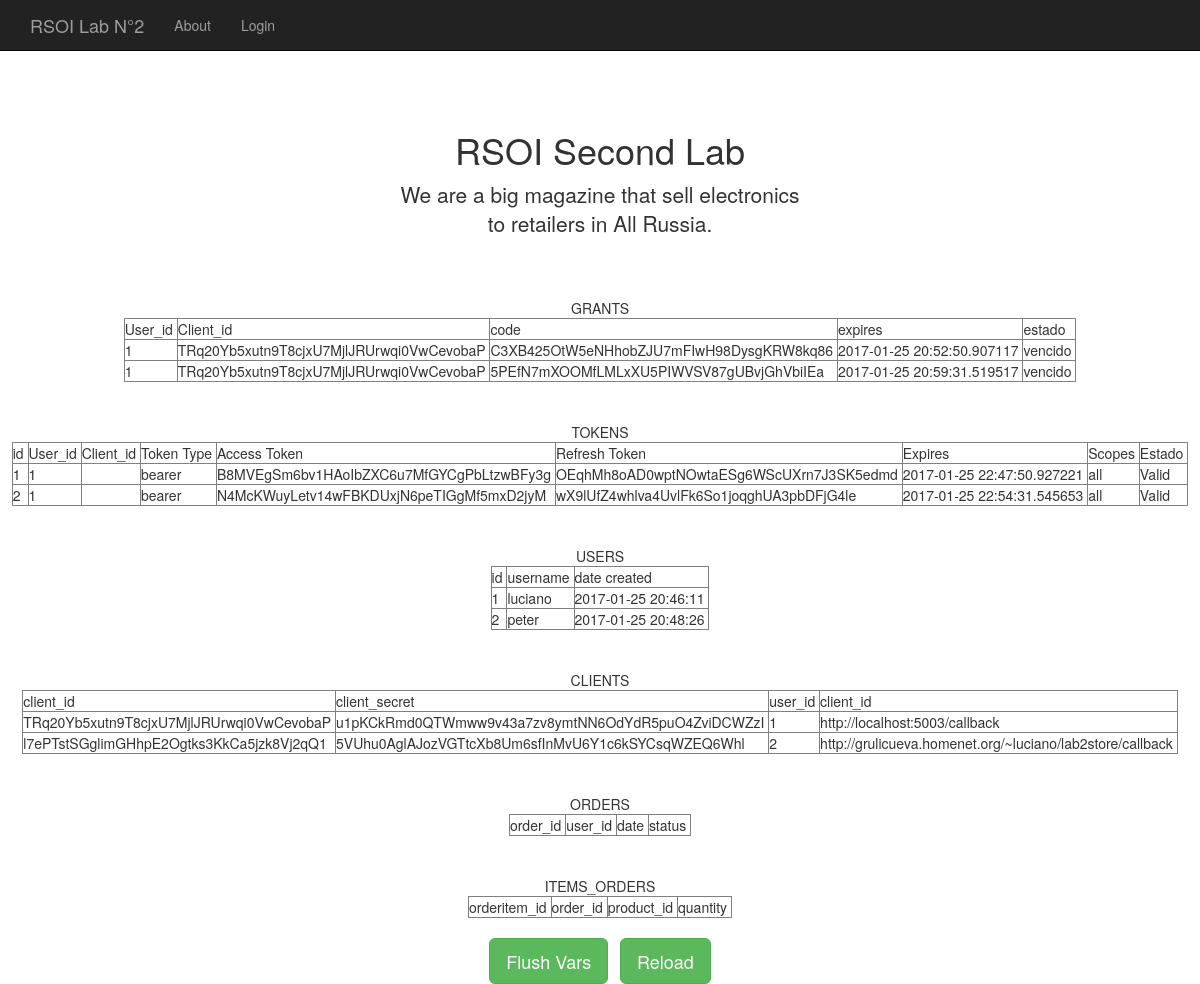
The page /api/printvars on the database its author committed.
### application.py (models this page shows, shortened)
class Grant(db.Model):
    id = db.Column(db.Integer, primary_key=True)
    user_id = db.Column(db.Integer, db.ForeignKey('users.id', ondelete='CASCADE'))
    user = db.relationship('User') # UNA RELACION CON LA CLASE USUARIO
    client_id = db.Column(db.String(40), db.ForeignKey('client.client_id'), nullable=False, )
    client = db.relationship('Client')   # UNA RELACION CON LA CLASE CLIENTE
    code = db.Column(db.String(255), index=True, nullable=False)
    redirect_uri = db.Column(db.String(255))
    expires = db.Column(db.DateTime)
    _scopes = db.Column(db.Text)

class Token(db.Model):
    id = db.Column(db.Integer, primary_key=True)
    client_id = db.Column(
        db.String(40), db.ForeignKey('client.client_id'),
        nullable=False,
    )
    client = db.relationship('Client')
    user_id = db.Column(
        db.Integer, db.ForeignKey('users.id')
    )
    user = db.relationship('User')
    token_type = db.Column(db.String(40))
    access_token = db.Column(db.String(255), unique=True)
    refresh_token = db.Column(db.String(255), unique=True)
    expires = db.Column(db.DateTime)
    _scopes = db.Column(db.Text)

class User(db.Model):
    __tablename__ = 'users'
    id = db.Column(db.Integer, primary_key=True)
    username = db.Column(db.String(32), index=True, unique=True)
    password_hash = db.Column(db.String(64))
    created = db.Column(db.DateTime)

class Client(db.Model):
    client_id = db.Column(db.String(40), primary_key=True)
    client_secret = db.Column(db.String(55), nullable=False)
    user_id = db.Column(db.Integer, db.ForeignKey('users.id'))
    user = db.relationship('User')
    _redirect_uris = db.Column(db.Text)
    _default_scopes = db.Column(db.Text)

### application.py (the view, shortened to what this page needs)
@application.route('/api/printvars')
def printvariables():
    tokensi = []
    grants = []
    usuarios = []
    clientes = []
    ordenes = []
    itemsordenes = []
    cantidad=Grant.query.count()
    ahora = datetime.now()
    if cantidad >0 :
        resultado = Grant.query.filter_by()
        entries = resultado.all()
        for entry in entries:
            if entry.expires > ahora:
                estado="valido"
            else:
                estado="vencido"
            grants.append({'user_id': entry.user_id,
                          'client_id': entry.client_id,
                          'code': entry.code,
                          'expire': entry.expires,
                          'estado': estado})
    canttoken = Token.query.count()
    if canttoken > 0:
        resultadotoken = Token.query.filter_by()
        entrytoken = resultadotoken.all()
        for entry in entrytoken:
            if entry.expires > ahora:
                estado="Valid"
            else:
                estado="Deprecated"
            tokensi.append({'id': entry.id,
                            'user_id': entry.user_id,
                            'client': entry.client_id,
                            'token_type': entry.token_type,
                            'access_token': entry.access_token,
                            'refresh_token': entry.refresh_token,
                            'expires': entry.expires,
                            '_scopes': entry._scopes,
                            'estado' : estado
                            })
    cantusers = User.query.count()
    if cantusers > 0:
        resultadousers = User.query.filter_by()
        entryusers = resultadousers.all()
        for entry in entryusers:
            usuarios.append({'id': entry.id,
                            'username': entry.username,
                            'created': entry.created.strftime("%Y-%m-%d %H:%M:%S")
                            })
    cantclie = Client.query.count()
    if cantclie > 0:
        resultadoclients = Client.query.filter_by()
        entryclie = resultadoclients.all()
        for entry in entryclie:
            clientes.append({'client_id': entry.client_id,
                             'client_secret': entry.client_secret,
                             'user_id': entry.user_id,
                             'client_url': entry._redirect_uris
                            })
    cantOrders = Order.query.count()
    cantitemordenes = OrderItem.query.count()
    return flask.render_template('printvars.html', items=grants, toquens=tokensi, users=usuarios, clients=clientes, orders=ordenes, ios=itemsordenes)

### templates/printvars.html (shortened to what this page needs)
<!DOCTYPE html>
<html lang="en">
  <head>
    <link href="../static/css/bootstrap.min.css" rel="stylesheet">
    <link href="../static/css/starter-template.css" rel="stylesheet">
  </head>
  <body>
    <nav class="navbar navbar-inverse navbar-fixed-top">
      <div class="container">
        <div class="navbar-header">
          <a class="navbar-brand" href="{{ CAMINO }}/">RSOI Lab N°2</a>
        </div>
        <div id="navbar" class="collapse navbar-collapse">
          <ul class="nav navbar-nav">
            <li><a href="{{ CAMINO }}/api/about">About</a></li>
            <li><a href="{{ CAMINO }}/api/login">Login</a></li>
          </ul>
        </div>
      </div>
    </nav>
    <br>
    <div class="container">
      <div class="starter-template">
        <h1>RSOI Second Lab</h1>
        <p class="lead">We are a big magazine that sell electronics<br> to retailers in All Russia.</p>
      </div>
    </div>
    <div align="center">GRANTS
        <table border="1">
            <tbody>
                <tr>
                    <td>User_id&nbsp;</td>
                    <td>Client_id&nbsp;</td>
                    <td>code&nbsp;</td>
                    <td>expires&nbsp;</td>
                    <td>estado&nbsp;</td>
                </tr>
                {% for item in items %}
                <tr>
                    <td>{{ item.user_id }}&nbsp;</td>
                    <td>{{ item.client_id }}&nbsp;</td>
                    <td>{{ item.code }}&nbsp;</td>
                    <td>{{ item.expire }}&nbsp;</td>
                    <td>{{ item.estado }}&nbsp;</td>
                </tr>
            {% endfor %}
            </tbody>
        </table>
        <br><br>
    <div align="center">TOKENS
        <table border="1">
            <tbody>
                <tr>
                    <td>id&nbsp;</td>
                    <td>User_id&nbsp;</td>
                    <td>Client_id&nbsp;</td>
                    <td>Token Type&nbsp;</td>
                    <td>Access Token&nbsp;</td>
                    <td>Refresh Token&nbsp;</td>
                    <td>Expires&nbsp;</td>
                    <td>Scopes&nbsp;</td>
                    <td>Estado&nbsp;</td>
                </tr>
                {% for toquen in toquens %}
                <tr>
                    <td>{{ toquen.id }}&nbsp;</td>
                    <td>{{ toquen.user_id }}&nbsp;</td>
                    <td>{{ toquen.client_id }}&nbsp;</td>
                    <td>{{ toquen.token_type }}&nbsp;</td>
                    <td>{{ toquen.access_token }}&nbsp;</td>
                    <td>{{ toquen.refresh_token }}&nbsp;</td>
                    <td>{{ toquen.expires }}&nbsp;</td>
                    <td>{{ toquen._scopes }}&nbsp;</td>
                    <td>{{ toquen.estado }}&nbsp;</td>
                </tr>
            {% endfor %}
            </tbody>
        </table>
        <br>
        <br>
        <div align="center">USERS
        <table border="1">
            <tbody>
                <tr>
                    <td>id&nbsp;</td>
                    <td>username&nbsp;</td>
                    <td>date created&nbsp;</td>
                </tr>
                {% for user in users %}
                <tr>
                    <td>{{ user.id }}&nbsp;</td>
                    <td>{{ user.username }}&nbsp;</td>
                    <td>{{ user.created }}&nbsp;</td>
                </tr>
            {% endfor %}
            </tbody>
        </table>
        <br><br>
        <div align="center">CLIENTS
        <table border="1">
            <tbody>
                <tr>
                    <td>client_id&nbsp;</td>
                    <td>client_secret&nbsp;</td>
                    <td>user_id&nbsp;</td>
                    <td>client_id&nbsp;</td>
                </tr>
                {% for client in clients %}
                <tr>
                    <td>{{ client.client_id }}&nbsp;</td>
                    <td>{{ client.client_secret }}&nbsp;</td>
                    <td>{{ client.user_id }}&nbsp;</td>
                    <td>{{ client.client_url }}&nbsp;</td>
                </tr>
            {% endfor %}
            </tbody>
        </table>
                <br><br>
        <div align="center">ORDERS
        <table border="1">
            <tbody>
                <tr>
                    <td>order_id&nbsp;</td>
                    <td>user_id&nbsp;</td>
                    <td>date&nbsp;</td>
                    <td>status&nbsp;</td>
                </tr>
            </tbody>
        </table>
         <br><br>
        <div align="center">ITEMS_ORDERS
        <table border="1">
            <tbody>
                <tr>
                    <td>orderitem_id&nbsp;</td>
                    <td>order_id&nbsp;</td>
                    <td>product_id&nbsp;</td>
                    <td>quantity&nbsp;</td>
                </tr>
            </tbody>
        </table>
        <br>
         <a class="btn btn-lg btn-success" href="/api/flush" role="button">Flush Vars</a>&nbsp;&nbsp;
         <a class="btn btn-lg btn-success" href="/api/printvars" role="button">Reload</a>
    </div>
  </body>
</html>

### static/css/starter-template.css (style rules this page uses)
body { padding-top: 50px; }
.starter-template { padding: 40px 15px; text-align: center; }

### rows shown on the page
Grant: user_id "1", client_id "TRq20Yb5xutn9T8cjxU7MjlJRUrwqi0VwCevobaP", code "C3XB425OtW5eNHhobZJU7mFIwH98DysgKRW8kq86", expire "2017-01-25 20:52:50.907117", estado "vencido"
Grant: user_id "1", client_id "TRq20Yb5xutn9T8cjxU7MjlJRUrwqi0VwCevobaP", code "5PEfN7mXOOMfLMLxXU5PIWVSV87gUBvjGhVbiIEa", expire "2017-01-25 20:59:31.519517", estado "vencido"
Token: id "1", user_id "1", token_type "bearer", access_token "B8MVEgSm6bv1HAoIbZXC6u7MfGYCgPbLtzwBFy3g", refresh_token "OEqhMh8oAD0wptNOwtaESg6WScUXrn7J3SK5edmd", expires "2017-01-25 22:47:50.927221", _scopes "all", estado "Valid"
Token: id "2", user_id "1", token_type "bearer", access_token "N4McKWuyLetv14wFBKDUxjN6peTIGgMf5mxD2jyM", refresh_token "wX9lUfZ4whlva4UvlFk6So1joqghUA3pbDFjG4le", expires "2017-01-25 22:54:31.545653", _scopes "all", estado "Valid"
User: id "1", username "luciano", created "2017-01-25 20:46:11"
User: id "2", username "peter", created "2017-01-25 20:48:26"
Client: client_id "TRq20Yb5xutn9T8cjxU7MjlJRUrwqi0VwCevobaP", client_secret "u1pKCkRmd0QTWmww9v43a7zv8ymtNN6OdYdR5puO4ZviDCWZzI", user_id "1", client_url "http://localhost:5003/callback"
Client: client_id "l7ePTstSGglimGHhpE2Ogtks3KkCa5jzk8Vj2qQ1", client_secret "5VUhu0AglAJozVGTtcXb8Um6sfInMvU6Y1c6kSYCsqWZEQ6Whl", user_id "2", client_url "http://grulicueva.homenet.org/~luciano/lab2store/callback"
